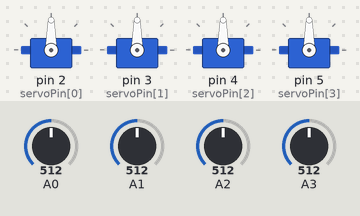
Simulated run of this sketch. Board: Arduino Uno, built with avr-gcc and run on an emulated ATmega328P. Shown: 4 × servo. Inputs (shaded band) come from the test bench; at power-on: A0 = 512, A1 = 512, A2 = 512, A3 = 512.

Above: at 5.2 s.
5.3 s: A0 set to 716
At 6.2 s:
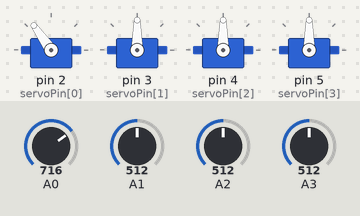
6.8 s: A1 set to 716
At 7.4 s:
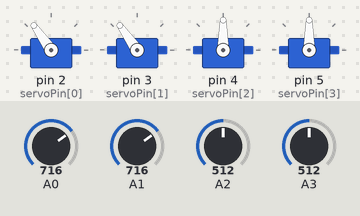
8.3 s: A2 set to 716
At 9.5 s:
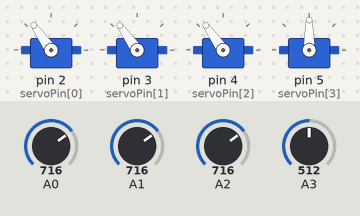
9.8 s: A3 set to 716
At 10.9 s:
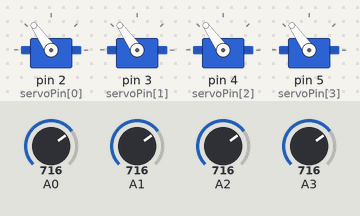
11.3 s: A0 set to 992
At 12.0 s:
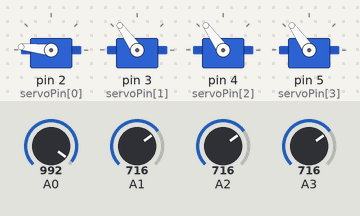
12.8 s: A1 set to 992
At 13.2 s:
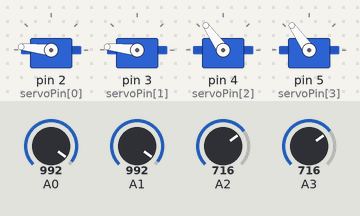
Timing chart, 0 to 15.3 s (numbered marks = the images above; inputs shaded):
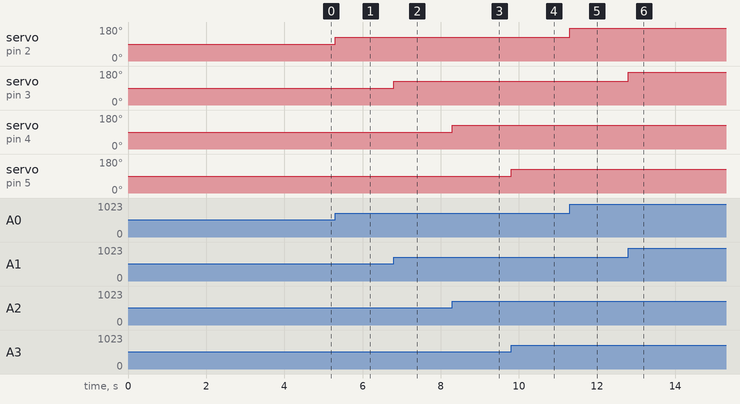

Measured:
- after the input at 5.3 s, servo on pin 2 (servoPin[0]): 90° → 125° at once
- after the input at 6.8 s, servo on pin 3 (servoPin[1]): 90° → 125° at once
- after the input at 8.3 s, servo on pin 4 (servoPin[2]): 90° → 125° at once
- after the input at 9.8 s, servo on pin 5 (servoPin[3]): 90° → 125° at once
- after the input at 11.3 s, servo on pin 2 (servoPin[0]): 125° → 174° at once
- after the input at 12.8 s, servo on pin 3 (servoPin[1]): 125° → 174° at once

The sketch:

part_1.ino
```cpp
/*PART 1:In the first part of the project we are focused on the
implementation of a robotic arm control system using potentiometer.
The code for achieving this is shown below:*/

#include<Servo.h>
Servo servo[4];
const byte servoPin[4]={2,3,4,5};
void setup(){
Serial.begin(9600);
for(int i=0;i<4;i++){
servo[i].attach(servoPin[i]);
servo[i].write(90); delay(1000);
}
}
void loop(){
int angle1=map(analogRead(A0),0,1023,0,180);
int angle2=map(analogRead(A1),0,1023,0,180);
int angle3=map(analogRead(A2),0,1023,0,180);
int angle4=map(analogRead(A3),0,1023,0,180);
servo[0].write(angle1);
servo[1].write(angle2);
servo[2].write(angle3);
servo[3].write(angle4);
}
```
